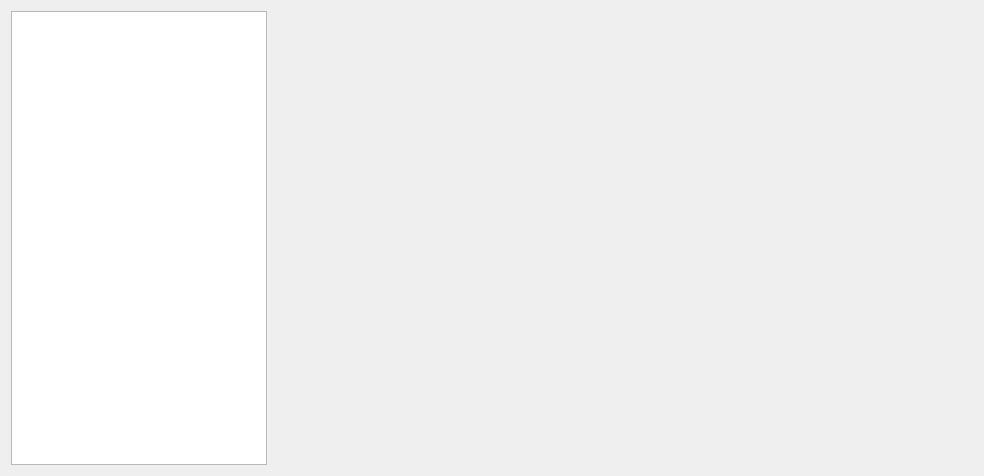
<?xml version="1.0" encoding="UTF-8"?>
<ui version="4.0">
 <class>Form</class>
 <widget class="QWidget" name="Form">
  <property name="geometry">
   <rect>
    <x>0</x>
    <y>0</y>
    <width>984</width>
    <height>476</height>
   </rect>
  </property>
  <property name="windowTitle">
   <string>Form</string>
  </property>
  <layout class="QHBoxLayout" name="horizontalLayout">
   <item>
    <widget class="QListWidget" name="listWidget">
     <property name="sizePolicy">
      <sizepolicy hsizetype="Preferred" vsizetype="Preferred">
       <horstretch>0</horstretch>
       <verstretch>0</verstretch>
      </sizepolicy>
     </property>
     <property name="minimumSize">
      <size>
       <width>0</width>
       <height>0</height>
      </size>
     </property>
     <property name="maximumSize">
      <size>
       <width>16777215</width>
       <height>16777215</height>
      </size>
     </property>
    </widget>
   </item>
   <item>
    <widget class="QStackedWidget" name="stackedWidget">
     <widget class="QWidget" name="page"/>
     <widget class="QWidget" name="page_2"/>
    </widget>
   </item>
  </layout>
 </widget>
 <resources/>
 <connections/>
</ui>
